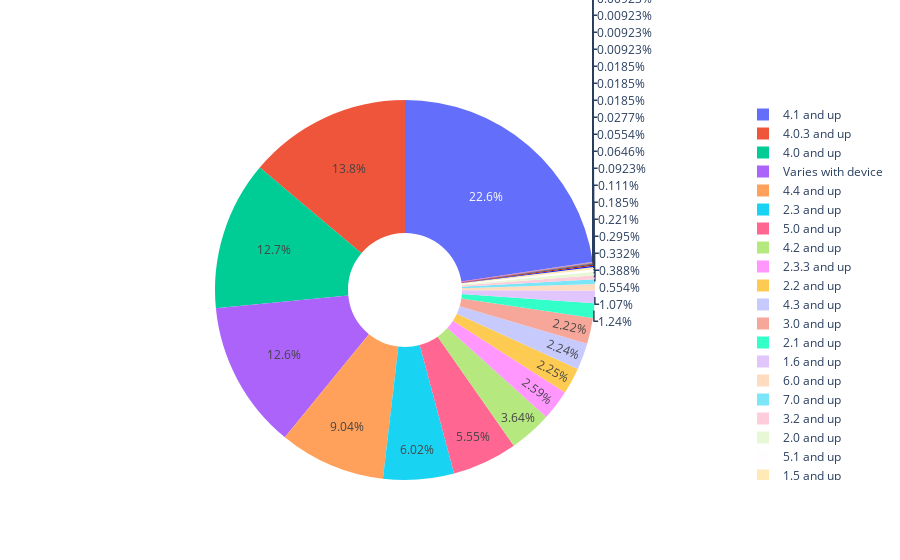

Here is the notebook cell this chart was saved with:
### Markdown cell above
# Plotly - Donut Chart ( Interactive )
### Google Play Apps Android Versiyon Ratio

### Code cell
labels = df.Android_Ver.unique()
values=[]
for each in labels:
    values.append(len(df[df.Android_Ver==each]))

# Use `hole` to create a donut-like pie chart
fig = go.Figure(data=[go.Pie(labels=labels, values=values, hole=.3)])
fig.show()

### Figure 1 — Plotly figure (JSON) as saved in the notebook; plotly's stock layout.template omitted (floating-point values rounded to 4 significant figures)
{"data": [{"hole": 0.3, "labels": ["4.0.3 and up", "4.2 and up", "4.4 and up", "2.3 and up", "3.0 and up", "4.1 and up", "4.0 and up", "2.3.3 and up", "Varies with device", "2.2 and up", "5.0 and up", "6.0 and up", "1.6 and up", "1.5 and up", "2.1 and up", "7.0 and up", "5.1 and up", "4.3 and up", "4.0.3 - 7.1.1", "2.0 and up", "3.2 and up", "4.4W and up", "7.1 and up", "7.0 - 7.1.1", "8.0 and up", "5.0 - 8.0", "3.1 and up", "2.0.1 and up", "4.1 - 7.1.1", null, "5.0 - 6.0", "1.0 and up", "2.2 - 7.1.1", "5.0 - 7.1.1"], "type": "pie", "values": [1501, 394, 980, 652, 241, 2451, 1375, 281, 1362, 244, 601, 60, 116, 20, 134, 42, 24, 243, 2, 32, 36, 12, 3, 1, 6, 2, 10, 7, 1, 0, 1, 2, 1, 1]}], "layout": {}}
